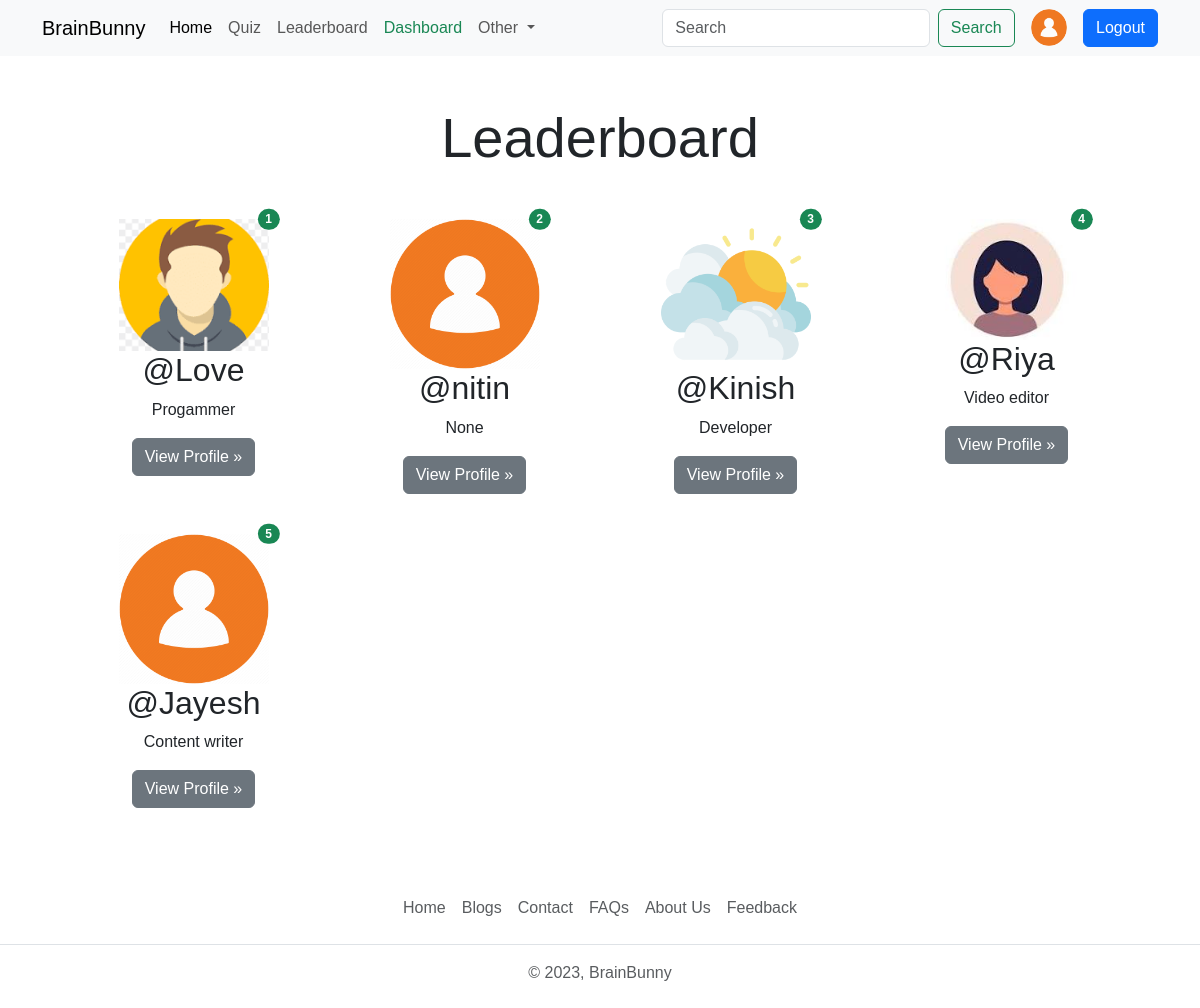
The app's page /leaderboard (signed in), older data.
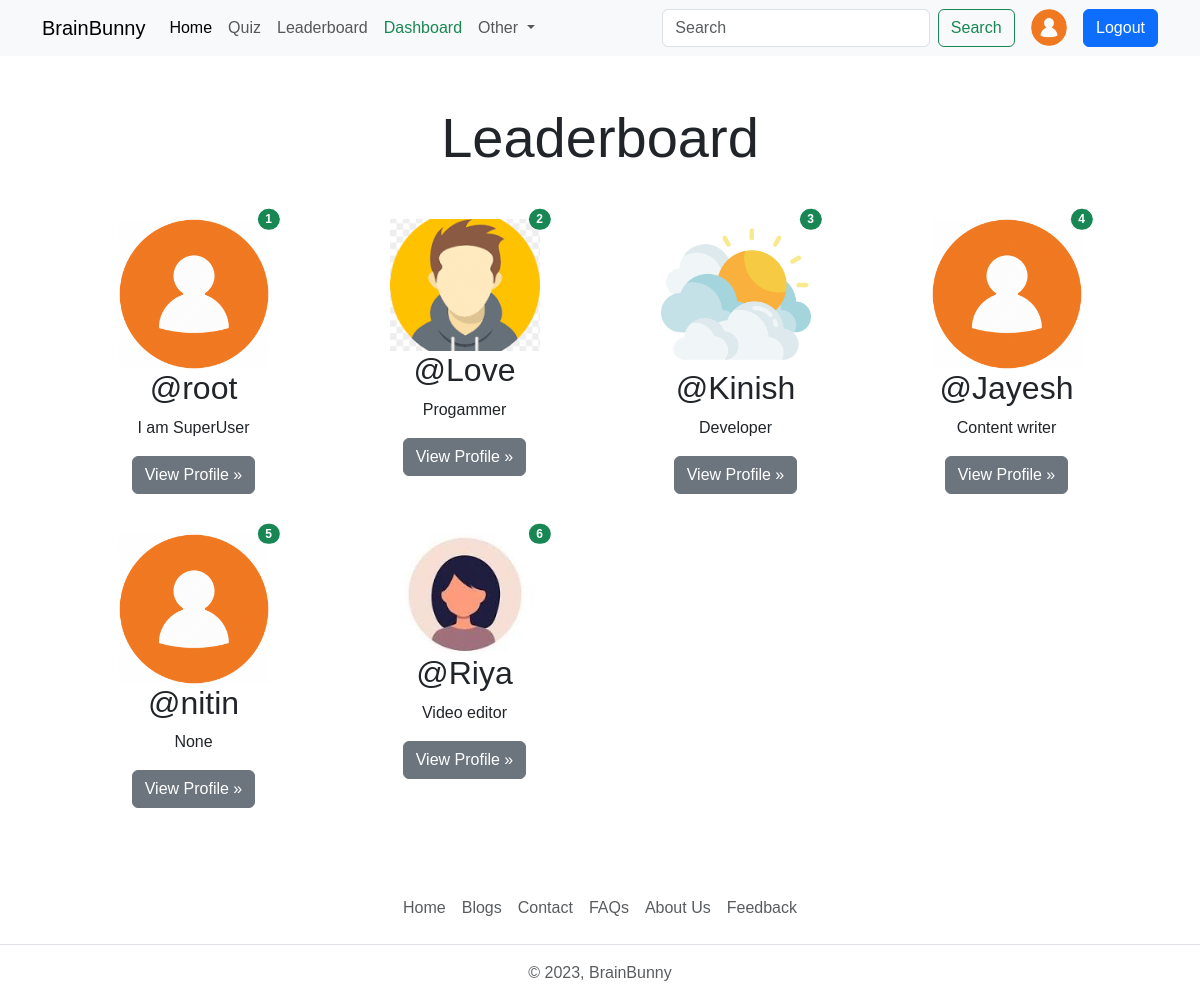
The same page, newer data.
### account/models.py (models this page shows, shortened)
class Profile(models.Model):
    user=models.OneToOneField(User,on_delete=models.CASCADE,null=True,verbose_name='User Object') #verbose name
    bio = models.TextField(blank=True,null=True)
    profile_img=models.ImageField(upload_to='profile_images',default='user.png',blank=True,null=True,verbose_name='Profile Pic')
    location=models.CharField(max_length=100,blank=True,null=True)
    GENDER=(
        ('Male','Male'),
        ('Female','Female'),
        ('Other','Other'),
    )
    gender=models.CharField(max_length=6,choices=GENDER,blank=True,null=True)

### quiz/models.py (models this page shows, shortened)
class UserRank(models.Model):
    user=models.OneToOneField(User,on_delete=models.CASCADE)
    rank=models.IntegerField(null=True,blank =True)
    total_score = models.IntegerField(null=True,blank=True)

### base/views.py (the view)
# urls.py: path('leaderboard',views.leaderboard_view,name='leaderboard'),
@login_required(login_url='login')
def leaderboard_view(request):
    leaderboard_users = UserRank.objects.order_by('rank')
    user_object = User.objects.get(username=request.user)
    user_profile2 = Profile.objects.get(user=user_object)
    context = {"leaderboard_users": leaderboard_users, "user_profile2": user_profile2}
    return render(request, "leaderboard.html", context)

### templates/leaderboard.html (shortened to what this page needs)
{% extends 'index.html' %}
{% block content %}
    <div class="container text-center">
        <h1 class="display-4 text-center my-5">Leaderboard</h1>
        <div class="row row-cols-sm-1 row-cols-md-2 row-cols-lg-3 row-cols-xl-4 mx-3">
            {% if leaderboard_users|length == 0 %}
                <div class="col-lg-4 position-relative mb-4">
                <h4 class="text-center text-danger">No User Available On Leaderboard</h4>
            {% else %}
                {% for rank in leaderboard_users  %}
                    <div class="col-lg-4 position-relative mb-4">
                        <img src="{{ rank.user.profile.profile_img.url }}" class="img-fluid" width="150" height="150" alt="user-profile">
                        <span class="position-absolute top-0 start-90 translate-middle badge rounded-pill bg-success">{{ forloop.counter }}</span>
                        <h2 class="fw-normal">@{{ rank.user.username }}</h2>
                        <p>{{ rank.user.profile.bio|truncatewords:5 }}</p>
                        <p><a class="btn btn-secondary" href="{% url "profile" rank.user.username %}">View Profile »</a></p>
                    </div>
                {% endfor %}
            {% endif %}
        </div>
    </div>
{% endblock content %}

### templates/index.html (shortened to what this page needs)
{% load static %}
<!DOCTYPE html>
<html lang="en">
<head>
    <link href="https://cdn.jsdelivr.net/npm/bootstrap@5.3.0-alpha3/dist/css/bootstrap.min.css" rel="stylesheet"
>
    <link rel="stylesheet" href="https://cdnjs.cloudflare.com/ajax/libs/bootstrap-icons/1.11.3/font/bootstrap-icons.min.css" />
    <link rel="stylesheet" href="{% static "css/style.css" %}">
</head>
<body>
    {% include "components/navbar.html" %}
    {% block content %}{% endblock content %}
    {% include "components/footer.html" %}
</body>
</html>

### templates/components/navbar.html (shortened to what this page needs)
<nav class="navbar navbar-expand-lg bg-body-tertiary d-none d-lg-block">
    <div class="container">
        <a class="navbar-brand" href="{% url "home" %}">BrainBunny</a>
        <div class="collapse navbar-collapse" id="navbarSupportedContent">
            <ul class="navbar-nav me-auto mb-2 mb-lg-0">
                <li class="nav-item">
                    <a class="nav-link active" aria-current="page" href="{% url "home" %}">Home</a>
                </li>
                <li class="nav-item">
                    <a class="nav-link" href="{% url "all_quiz" %}">Quiz</a>
                </li>
                <li class="nav-item">
                    <a class="nav-link" href="{% url "leaderboard" %}">Leaderboard</a>
                </li>
                {% if request.user.is_superuser %}
                    <li class="nav-item">
                        <a class="nav-link text-success" href="{% url "dashboard" %}">Dashboard</a>
                    </li>
                {% endif %}
                <li class="nav-item dropdown">
                    <a class="nav-link dropdown-toggle" href="#" role="button" data-bs-toggle="dropdown"
                        aria-expanded="false">
                        Other
                    </a>
                </li>
            </ul>
            <form class="d-flex" role="search">
                <input class="form-control me-2" type="search" placeholder="Search" aria-label="Search">
                <button class="btn btn-outline-success" type="submit">Search</button>
                {% if request.user.is_authenticated %}
                    <a href="{% url "profile" request.user.username %}" data-bs-toggle="tooltip" data-bs-placement="bottom" data-bs-title=@{{request.user.username}} class="mx-2">
                        <img src="{{user_profile2.profile_img.url}}" alt="profile" width="55" height="55" class="img-fluid rounded-circle mx-2">
                    </a>
                    <a href="{% url "logout" %}" class="btn btn-primary ms-3">Logout</a>
                {% else %}
                    <a href="{% url "login" %}" class="btn btn-primary ms-2">Login</a>
                {% endif %}
            </form>
        </div>
    </div>
</nav>

### templates/components/footer.html
<footer class="py-3 my-4">
    <ul class="nav justify-content-center border-bottom pb-3 mb-3">
        <li class="nav-item"><a href="{% url "home" %}" class="nav-link px-2 text-body-secondary">Home</a></li>
        <li class="nav-item"><a href="{% url "blogs" %}" class="nav-link px-2 text-body-secondary">Blogs</a></li>
        <li class="nav-item"><a href="#" class="nav-link px-2 text-body-secondary">Contact</a></li>
        <li class="nav-item"><a href="#" class="nav-link px-2 text-body-secondary">FAQs</a></li>
        <li class="nav-item"><a href="{% url "about" %}" class="nav-link px-2 text-body-secondary">About Us</a></li>
        <li class="nav-item"><a href="#" class="nav-link px-2 text-body-secondary">Feedback</a></li>
    </ul>
    <p class="text-center text-body-secondary">© 2023, BrainBunny</p>
</footer>

### static/css/style.css (style rules this page uses)
* { font-family: 'Trebuchet MS', 'Lucida Sans Unicode', 'Lucida Grande', 'Lucida Sans', Arial, sans-serif; }

Row changes from the older to the newer data that the page shows:
added UserRank: user.profile.profile_img (placeholder picture), user.username "root", user.profile.bio "I am SuperUser"
shown differently, row unchanged: UserRank "Kinish": moves up the list
shown differently, row unchanged: UserRank "Jayesh": moves up the list
